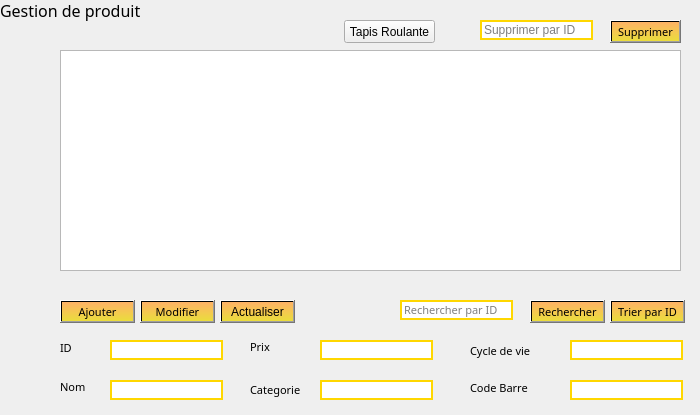
    <widget class="QWidget" name="tab">
     <attribute name="title">
      <string>Gestion de Produits</string>
     </attribute>
     <widget class="QLineEdit" name="lineEdit_prix">
      <property name="geometry">
       <rect>
        <x>320</x>
        <y>340</y>
        <width>113</width>
        <height>20</height>
       </rect>
      </property>
      <property name="styleSheet">
       <string notr="true">border:2px solid gold;</string>
      </property>
     </widget>
     <widget class="QLabel" name="label_11">
      <property name="geometry">
       <rect>
        <x>470</x>
        <y>380</y>
        <width>81</width>
        <height>16</height>
       </rect>
      </property>
      <property name="font">
       <font>
        <family>MV Boli</family>
        <pointsize>8</pointsize>
        <weight>50</weight>
        <italic>false</italic>
        <bold>false</bold>
       </font>
      </property>
      <property name="styleSheet">
       <string notr="true"/>
      </property>
      <property name="text">
       <string>Code Barre</string>
      </property>
     </widget>
     <widget class="QLabel" name="label_3">
      <property name="geometry">
       <rect>
        <x>250</x>
        <y>340</y>
        <width>47</width>
        <height>13</height>
       </rect>
      </property>
      <property name="font">
       <font>
        <family>MV Boli</family>
        <pointsize>8</pointsize>
        <weight>50</weight>
        <italic>false</italic>
        <bold>false</bold>
       </font>
      </property>
      <property name="styleSheet">
       <string notr="true"/>
      </property>
      <property name="text">
       <string>Prix</string>
      </property>
     </widget>
     <widget class="QLineEdit" name="lineEdit_codebarre">
      <property name="geometry">
       <rect>
        <x>570</x>
        <y>380</y>
        <width>113</width>
        <height>20</height>
       </rect>
      </property>
      <property name="styleSheet">
       <string notr="true">border:2px solid gold;</string>
      </property>
     </widget>
     <widget class="QLabel" name="label_4">
      <property name="geometry">
       <rect>
        <x>250</x>
        <y>380</y>
        <width>71</width>
        <height>20</height>
       </rect>
      </property>
      <property name="font">
       <font>
        <family>MV Boli</family>
        <pointsize>8</pointsize>
        <weight>50</weight>
        <italic>false</italic>
        <bold>false</bold>
       </font>
      </property>
      <property name="styleSheet">
       <string notr="true"/>
      </property>
      <property name="text">
       <string>Categorie</string>
      </property>
     </widget>
     <widget class="QLabel" name="label">
      <property name="geometry">
       <rect>
        <x>60</x>
        <y>340</y>
        <width>51</width>
        <height>16</height>
       </rect>
      </property>
      <property name="font">
       <font>
        <family>MV Boli</family>
        <pointsize>8</pointsize>
        <weight>50</weight>
        <italic>false</italic>
        <bold>false</bold>
       </font>
      </property>
      <property name="styleSheet">
       <string notr="true"/>
      </property>
      <property name="text">
       <string>ID</string>
      </property>
     </widget>
     <widget class="QLabel" name="label_5">
      <property name="geometry">
       <rect>
        <x>470</x>
        <y>340</y>
        <width>91</width>
        <height>21</height>
       </rect>
      </property>
      <property name="font">
       <font>
        <family>MV Boli</family>
        <pointsize>8</pointsize>
        <weight>50</weight>
        <italic>false</italic>
        <bold>false</bold>
       </font>
      </property>
      <property name="styleSheet">
       <string notr="true"/>
      </property>
      <property name="text">
       <string>Cycle de vie</string>
      </property>
     </widget>
     <widget class="QPushButton" name="pushButton_ajouter1">
      <property name="geometry">
       <rect>
        <x>60</x>
        <y>300</y>
        <width>75</width>
        <height>23</height>
       </rect>
      </property>
      <property name="font">
       <font>
        <family>MV Boli</family>
        <pointsize>8</pointsize>
        <weight>50</weight>
        <italic>false</italic>
        <bold>false</bold>
       </font>
      </property>
      <property name="styleSheet">
       <string notr="true">background-color: qlineargradient(spread:pad, x1:0, y1:0, x2:0, y2:1, stop:0 rgba(255, 178, 102, 255), stop:0.974874 rgba(235, 220, 61, 255), stop:0.98 rgba(0, 0, 0, 255), stop:1 rgba(0, 0, 0, 0));
font: 8pt &quot;MV Boli&quot;;/*background-color: qradialgradient(spread:pad, cx:0.5, cy:0.5, radius:1.75, fx:0.5, fy:0.5, stop:0 rgba(255, 235, 235, 206), stop:0.35 rgba(255, 188, 188, 80), stop:0.4 rgba(255, 162, 162, 80), stop:0.425 rgba(255, 132, 132, 156), stop:0.44 rgba(252, 128, 128, 80), stop:1 rgba(255, 255, 255, 0));
color: rgb(255, 255, 255);
border:1px solid gold;*/</string>
      </property>
      <property name="text">
       <string>Ajouter</string>
      </property>
     </widget>
     <widget class="QLineEdit" name="lineEdit_cyclevie">
      <property name="geometry">
       <rect>
        <x>570</x>
        <y>340</y>
        <width>113</width>
        <height>20</height>
       </rect>
      </property>
      <property name="styleSheet">
       <string notr="true">border:2px solid gold;</string>
      </property>
     </widget>
     <widget class="QLineEdit" name="lineEdit_idprod">
      <property name="geometry">
       <rect>
        <x>110</x>
        <y>340</y>
        <width>113</width>
        <height>20</height>
       </rect>
      </property>
      <property name="styleSheet">
       <string notr="true">border:2px solid gold;</string>
      </property>
     </widget>
     <widget class="QLineEdit" name="lineEdit_categorie">
      <property name="geometry">
       <rect>
        <x>320</x>
        <y>380</y>
        <width>113</width>
        <height>20</height>
       </rect>
      </property>
      <property name="styleSheet">
       <string notr="true">border:2px solid gold;</string>
      </property>
     </widget>
     <widget class="QLineEdit" name="lineEdit_nomprod">
      <property name="geometry">
       <rect>
        <x>110</x>
        <y>380</y>
        <width>113</width>
        <height>20</height>
       </rect>
      </property>
      <property name="styleSheet">
       <string notr="true">border:2px solid gold;</string>
      </property>
     </widget>
     <widget class="QLabel" name="label_2">
      <property name="geometry">
       <rect>
        <x>60</x>
        <y>380</y>
        <width>47</width>
        <height>13</height>
       </rect>
      </property>
      <property name="font">
       <font>
        <family>MV Boli</family>
        <pointsize>8</pointsize>
        <weight>50</weight>
        <italic>false</italic>
        <bold>false</bold>
       </font>
      </property>
      <property name="styleSheet">
       <string notr="true"/>
      </property>
      <property name="text">
       <string>Nom</string>
      </property>
     </widget>
     <widget class="QPushButton" name="pushButton_recherche1">
      <property name="geometry">
       <rect>
        <x>530</x>
        <y>300</y>
        <width>75</width>
        <height>23</height>
       </rect>
      </property>
      <property name="font">
       <font>
        <family>MV Boli</family>
        <pointsize>8</pointsize>
        <weight>50</weight>
        <italic>false</italic>
        <bold>false</bold>
       </font>
      </property>
      <property name="styleSheet">
       <string notr="true">/*background-color: qradialgradient(spread:pad, cx:0.5, cy:0.5, radius:1.75, fx:0.5, fy:0.5, stop:0 rgba(255, 235, 235, 206), stop:0.35 rgba(255, 188, 188, 80), stop:0.4 rgba(255, 162, 162, 80), stop:0.425 rgba(255, 132, 132, 156), stop:0.44 rgba(252, 128, 128, 80), stop:1 rgba(255, 255, 255, 0));
color: rgb(255, 255, 255);
border:1px solid gold;*/
background-color: qlineargradient(spread:pad, x1:0, y1:0, x2:0, y2:1, stop:0 rgba(255, 178, 102, 255), stop:0.974874 rgba(235, 220, 61, 255), stop:0.98 rgba(0, 0, 0, 255), stop:1 rgba(0, 0, 0, 0));
font: 8pt &quot;MV Boli&quot;;</string>
      </property>
      <property name="text">
       <string>Rechercher</string>
      </property>
     </widget>
     <widget class="QLineEdit" name="lineEdit_rechercheprod">
      <property name="geometry">
       <rect>
        <x>400</x>
        <y>300</y>
        <width>113</width>
        <height>20</height>
       </rect>
      </property>
      <property name="font">
       <font>
        <family>MV Boli</family>
        <pointsize>8</pointsize>
        <weight>50</weight>
        <italic>false</italic>
        <bold>false</bold>
       </font>
      </property>
      <property name="styleSheet">
       <string notr="true">border:2px solid gold;</string>
      </property>
      <property name="inputMask">
       <string/>
      </property>
      <property name="text">
       <string/>
      </property>
      <property name="frame">
       <bool>true</bool>
      </property>
      <property name="placeholderText">
       <string>Rechercher par ID</string>
      </property>
      <property name="clearButtonEnabled">
       <bool>false</bool>
      </property>
     </widget>
     <widget class="QPushButton" name="pushButton_trier1">
      <property name="geometry">
       <rect>
        <x>610</x>
        <y>300</y>
        <width>75</width>
        <height>23</height>
       </rect>
      </property>
      <property name="font">
       <font>
        <family>MV Boli</family>
        <pointsize>8</pointsize>
        <weight>50</weight>
        <italic>false</italic>
        <bold>false</bold>
       </font>
      </property>
      <property name="styleSheet">
       <string notr="true">/*background-color: qradialgradient(spread:pad, cx:0.5, cy:0.5, radius:1.75, fx:0.5, fy:0.5, stop:0 rgba(255, 235, 235, 206), stop:0.35 rgba(255, 188, 188, 80), stop:0.4 rgba(255, 162, 162, 80), stop:0.425 rgba(255, 132, 132, 156), stop:0.44 rgba(252, 128, 128, 80), stop:1 rgba(255, 255, 255, 0));
color: rgb(255, 255, 255);
border:1px solid gold;*/
background-color: qlineargradient(spread:pad, x1:0, y1:0, x2:0, y2:1, stop:0 rgba(255, 178, 102, 255), stop:0.974874 rgba(235, 220, 61, 255), stop:0.98 rgba(0, 0, 0, 255), stop:1 rgba(0, 0, 0, 0));
font: 8pt &quot;MV Boli&quot;;</string>
      </property>
      <property name="text">
       <string>Trier par ID</string>
      </property>
     </widget>
     <widget class="QTableView" name="tabproduit">
      <property name="geometry">
       <rect>
        <x>60</x>
        <y>50</y>
        <width>621</width>
        <height>221</height>
       </rect>
      </property>
      <property name="styleSheet">
       <string notr="true">/*background-color: qradialgradient(spread:pad, cx:0.499807, cy:0.489, radius:2.5, fx:0.499, fy:0.488909, stop:0.0795455 rgba(255, 255, 255,255), stop:0.6 rgba(100, 130, 255, 255));
border: 1px solid gold;*/</string>
      </property>
     </widget>
     <widget class="QPushButton" name="pushButton_modifier1">
      <property name="geometry">
       <rect>
        <x>140</x>
        <y>300</y>
        <width>75</width>
        <height>23</height>
       </rect>
      </property>
      <property name="font">
       <font>
        <family>MV Boli</family>
        <pointsize>8</pointsize>
        <weight>50</weight>
        <italic>false</italic>
        <bold>false</bold>
       </font>
      </property>
      <property name="styleSheet">
       <string notr="true">/*border:1px solid gold;
background-color: qradialgradient(spread:pad, cx:0.5, cy:0.5, radius:1.75, fx:0.5, fy:0.5, stop:0 rgba(255, 235, 235, 206), stop:0.35 rgba(255, 188, 188, 80), stop:0.4 rgba(255, 162, 162, 80), stop:0.425 rgba(255, 132, 132, 156), stop:0.44 rgba(252, 128, 128, 80), stop:1 rgba(255, 255, 255, 0));
color: rgb(255, 255, 255);*/
background-color: qlineargradient(spread:pad, x1:0, y1:0, x2:0, y2:1, stop:0 rgba(255, 178, 102, 255), stop:0.974874 rgba(235, 220, 61, 255), stop:0.98 rgba(0, 0, 0, 255), stop:1 rgba(0, 0, 0, 0));
font: 8pt &quot;MV Boli&quot;;</string>
      </property>
      <property name="text">
       <string>Modifier</string>
      </property>
     </widget>
     <widget class="QPushButton" name="pushButton_supp1">
      <property name="geometry">
       <rect>
        <x>610</x>
        <y>20</y>
        <width>71</width>
        <height>23</height>
       </rect>
      </property>
      <property name="font">
       <font>
        <family>MV Boli</family>
        <pointsize>8</pointsize>
        <weight>50</weight>
        <italic>false</italic>
        <bold>false</bold>
       </font>
      </property>
      <property name="styleSheet">
       <string notr="true">/*border:1px solid gold;background-color: qradialgradient(spread:pad, cx:0.5, cy:0.5, radius:1.75, fx:0.5, fy:0.5, stop:0 rgba(255, 235, 235, 206), stop:0.35 rgba(255, 188, 188, 80), stop:0.4 rgba(255, 162, 162, 80), stop:0.425 rgba(255, 132, 132, 156), stop:0.44 rgba(252, 128, 128, 80), stop:1 rgba(255, 255, 255, 0));
color: rgb(255, 255, 255);
*/
background-color: qlineargradient(spread:pad, x1:0, y1:0, x2:0, y2:1, stop:0 rgba(255, 178, 102, 255), stop:0.974874 rgba(235, 220, 61, 255), stop:0.98 rgba(0, 0, 0, 255), stop:1 rgba(0, 0, 0, 0));
font: 8pt &quot;MV Boli&quot;;</string>
      </property>
      <property name="text">
       <string>Supprimer</string>
      </property>
     </widget>
     <widget class="QLineEdit" name="lineEdit_suppnom">
      <property name="geometry">
       <rect>
        <x>480</x>
        <y>20</y>
        <width>113</width>
        <height>20</height>
       </rect>
      </property>
      <property name="styleSheet">
       <string notr="true">border:2px solid gold;</string>
      </property>
      <property name="placeholderText">
       <string>Supprimer par ID</string>
      </property>
     </widget>
     <widget class="QLabel" name="label_8">
      <property name="geometry">
       <rect>
        <x>-10</x>
        <y>-10</y>
        <width>191</width>
        <height>51</height>
       </rect>
      </property>
      <property name="text">
       <string/>
      </property>
      <property name="pixmap">
       <pixmap>../../Downloads/super v2.0/1.png</pixmap>
      </property>
     </widget>
     <widget class="QLabel" name="label_9">
      <property name="geometry">
       <rect>
        <x>10</x>
        <y>0</y>
        <width>131</width>
        <height>20</height>
       </rect>
      </property>
      <property name="font">
       <font>
        <family>MV Boli</family>
        <pointsize>8</pointsize>
        <weight>50</weight>
        <italic>false</italic>
        <bold>false</bold>
       </font>
      </property>
      <property name="text">
       <string/>
      </property>
     </widget>
     <widget class="QLabel" name="label_10">
      <property name="geometry">
       <rect>
        <x>0</x>
        <y>0</y>
        <width>151</width>
        <height>21</height>
       </rect>
      </property>
      <property name="font">
       <font>
        <family>MV Boli</family>
        <pointsize>12</pointsize>
        <weight>50</weight>
        <italic>false</italic>
        <bold>false</bold>
       </font>
      </property>
      <property name="styleSheet">
       <string notr="true">font: 12pt &quot;MV Boli&quot;;</string>
      </property>
      <property name="text">
       <string>Gestion de produit</string>
      </property>
     </widget>
     <widget class="QLabel" name="label_6">
      <property name="geometry">
       <rect>
        <x>70</x>
        <y>60</y>
        <width>621</width>
        <height>221</height>
       </rect>
      </property>
      <property name="text">
       <string/>
      </property>
      <property name="pixmap">
       <pixmap>../../Downloads/super v2.0/blue.png</pixmap>
      </property>
     </widget>
     <widget class="QLabel" name="label_13">
      <property name="geometry">
       <rect>
        <x>330</x>
        <y>350</y>
        <width>111</width>
        <height>16</height>
       </rect>
      </property>
      <property name="text">
       <string/>
      </property>
      <property name="pixmap">
       <pixmap>../../Downloads/super v2.0/blue.png</pixmap>
      </property>
     </widget>
     <widget class="QLabel" name="label_14">
      <property name="geometry">
       <rect>
        <x>580</x>
        <y>350</y>
        <width>111</width>
        <height>16</height>
       </rect>
      </property>
      <property name="text">
       <string/>
      </property>
      <property name="pixmap">
       <pixmap>../../Downloads/super v2.0/blue.png</pixmap>
      </property>
     </widget>
     <widget class="QLabel" name="label_15">
      <property name="geometry">
       <rect>
        <x>580</x>
        <y>390</y>
        <width>111</width>
        <height>16</height>
       </rect>
      </property>
      <property name="text">
       <string/>
      </property>
      <property name="pixmap">
       <pixmap>../../Downloads/super v2.0/blue.png</pixmap>
      </property>
     </widget>
     <widget class="QLabel" name="label_16">
      <property name="geometry">
       <rect>
        <x>330</x>
        <y>390</y>
        <width>111</width>
        <height>16</height>
       </rect>
      </property>
      <property name="text">
       <string/>
      </property>
      <property name="pixmap">
       <pixmap>../../Downloads/super v2.0/blue.png</pixmap>
      </property>
     </widget>
     <widget class="QLabel" name="label_17">
      <property name="geometry">
       <rect>
        <x>120</x>
        <y>390</y>
        <width>111</width>
        <height>16</height>
       </rect>
      </property>
      <property name="text">
       <string/>
      </property>
      <property name="pixmap">
       <pixmap>../../Downloads/super v2.0/blue.png</pixmap>
      </property>
     </widget>
     <widget class="QLabel" name="label_18">
      <property name="geometry">
       <rect>
        <x>120</x>
        <y>350</y>
        <width>111</width>
        <height>16</height>
       </rect>
      </property>
      <property name="text">
       <string/>
      </property>
      <property name="pixmap">
       <pixmap>../../Downloads/super v2.0/blue.png</pixmap>
      </property>
     </widget>
     <widget class="QLabel" name="label_24">
      <property name="geometry">
       <rect>
        <x>490</x>
        <y>30</y>
        <width>111</width>
        <height>16</height>
       </rect>
      </property>
      <property name="text">
       <string/>
      </property>
      <property name="pixmap">
       <pixmap>../../Downloads/super v2.0/blue.png</pixmap>
      </property>
     </widget>
     <widget class="QLabel" name="label_25">
      <property name="geometry">
       <rect>
        <x>410</x>
        <y>310</y>
        <width>111</width>
        <height>16</height>
       </rect>
      </property>
      <property name="text">
       <string/>
      </property>
      <property name="pixmap">
       <pixmap>../../Downloads/super v2.0/blue.png</pixmap>
      </property>
     </widget>
     <widget class="QPushButton" name="pushButton">
      <property name="geometry">
       <rect>
        <x>220</x>
        <y>300</y>
        <width>75</width>
        <height>23</height>
       </rect>
      </property>
      <property name="styleSheet">
       <string notr="true">/*background-color: qradialgradient(spread:pad, cx:0.5, cy:0.5, radius:1.75, fx:0.5, fy:0.5, stop:0 rgba(255, 235, 235, 206), stop:0.35 rgba(255, 188, 188, 80), stop:0.4 rgba(255, 162, 162, 80), stop:0.425 rgba(255, 132, 132, 156), stop:0.44 rgba(252, 128, 128, 80), stop:1 rgba(255, 255, 255, 0));
color: rgb(255, 255, 255);
border:1px solid gold;*/
background-color: qlineargradient(spread:pad, x1:0, y1:0, x2:0, y2:1, stop:0 rgba(255, 178, 102, 255), stop:0.974874 rgba(235, 220, 61, 255), stop:0.98 rgba(0, 0, 0, 255), stop:1 rgba(0, 0, 0, 0));
font: 8pt &quot;MV Boli&quot;;</string>
      </property>
      <property name="text">
       <string>Actualiser</string>
      </property>
     </widget>
     <widget class="QPushButton" name="pushButton_4">
      <property name="geometry">
       <rect>
        <x>344</x>
        <y>20</y>
        <width>91</width>
        <height>23</height>
       </rect>
      </property>
      <property name="text">
       <string>Tapis Roulante</string>
      </property>
     </widget>
     <zorder>label_25</zorder>
     <zorder>label_24</zorder>
     <zorder>label_18</zorder>
     <zorder>label_17</zorder>
     <zorder>label_16</zorder>
     <zorder>label_15</zorder>
     <zorder>label_14</zorder>
     <zorder>label_13</zorder>
     <zorder>label_6</zorder>
     <zorder>lineEdit_rechercheprod</zorder>
     <zorder>pushButton_recherche1</zorder>
     <zorder>tabproduit</zorder>
     <zorder>pushButton_trier1</zorder>
     <zorder>lineEdit_prix</zorder>
     <zorder>label_11</zorder>
     <zorder>label_3</zorder>
     <zorder>lineEdit_codebarre</zorder>
     <zorder>label_4</zorder>
     <zorder>label</zorder>
     <zorder>label_5</zorder>
     <zorder>pushButton_ajouter1</zorder>
     <zorder>lineEdit_cyclevie</zorder>
     <zorder>lineEdit_idprod</zorder>
     <zorder>lineEdit_categorie</zorder>
     <zorder>lineEdit_nomprod</zorder>
     <zorder>label_2</zorder>
     <zorder>pushButton_modifier1</zorder>
     <zorder>pushButton_supp1</zorder>
     <zorder>lineEdit_suppnom</zorder>
     <zorder>label_8</zorder>
     <zorder>label_9</zorder>
     <zorder>label_10</zorder>
     <zorder>pushButton</zorder>
     <zorder>pushButton_4</zorder>
    </widget>
